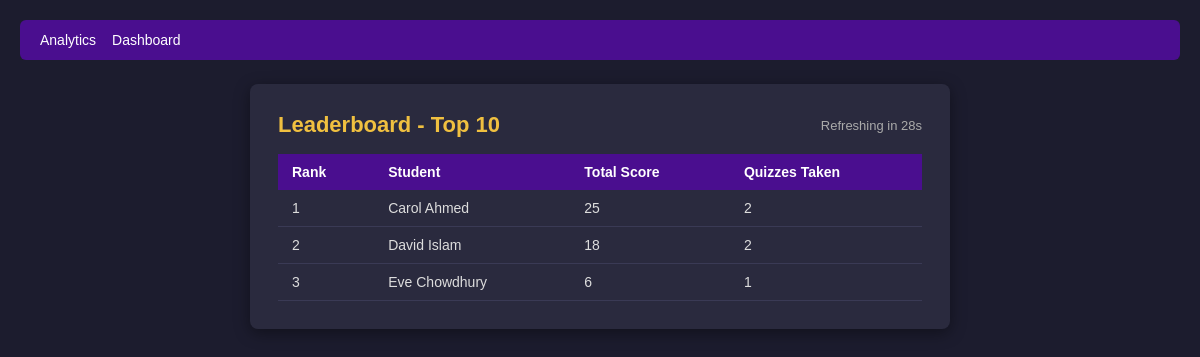
The page /view/Results_Leaderboard/leaderboard.php (signed in) on the database as committed earlier.
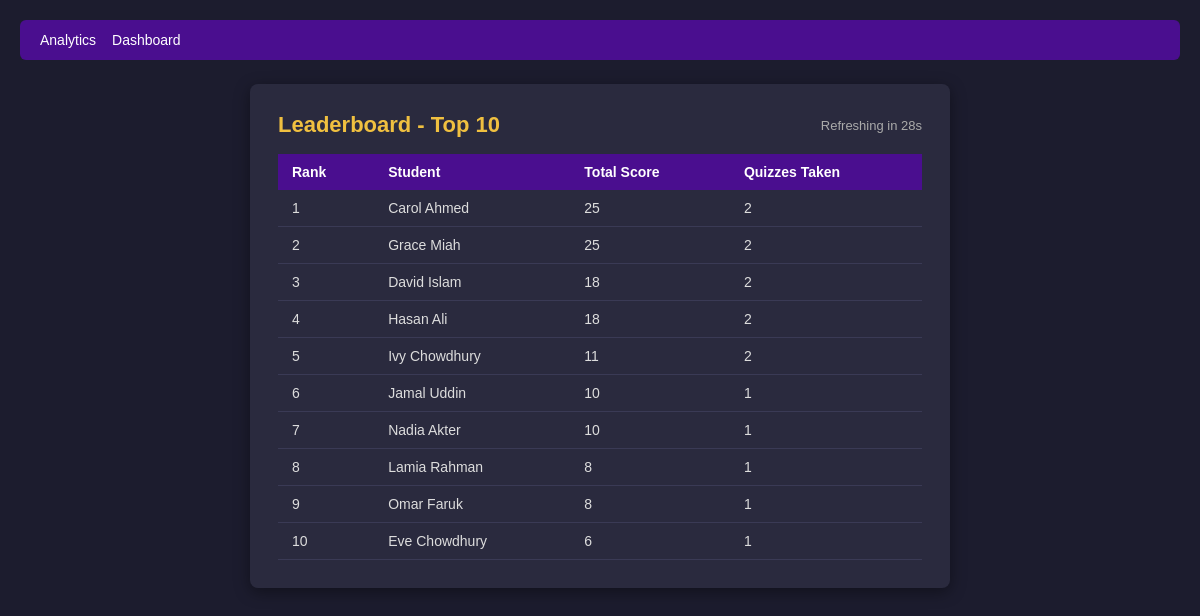
The same page on the database as committed later.
### tables this page shows
CREATE TABLE users (
    id            INT UNSIGNED  AUTO_INCREMENT PRIMARY KEY,
    name          VARCHAR(100)  NOT NULL,
    email         VARCHAR(150)  NOT NULL UNIQUE,
    password_hash VARCHAR(255)  NOT NULL,
    role          ENUM('student','instructor','admin')
                                NOT NULL DEFAULT 'student',
    is_active     TINYINT(1)    NOT NULL DEFAULT 1,
    created_at    TIMESTAMP     NOT NULL DEFAULT CURRENT_TIMESTAMP
);

### controller/LeaderboardController.php (called while the page is built, shortened)
<?php
require_once __DIR__ . "/../model/leaderboardModel.php";
$user_role = $_SESSION["user_role"] ?? "";
$leaders = getLeaderboard();
foreach ($leaders as $index => $leader) {
    $leaders[$index]["rank"] = $index + 1;
}

### model/leaderboardModel.php (called while the page is built, shortened)
<?php
function getLeaderboard()
{
    $connection = get_database_connection();
    $sql= "SELECT u.id, u.name, SUM(a.score) AS total_score, COUNT(a.id) AS total_attempts " . "FROM attempts a " . "JOIN users u ON u.id = a.student_id " . "WHERE a.completed_at IS NOT NULL " . "AND a.score IS NOT NULL " . "GROUP BY u.id, u.name " . "ORDER BY total_score DESC, total_attempts DESC, u.name ASC " . "LIMIT 10";
    $result= $connection->query($sql);
    $leaders= $result->fetch_all(MYSQLI_ASSOC);
    return $leaders;
}
?>

### view/Results_Leaderboard/leaderboard.php (the view, shortened to what this page needs)
<?php
require_once __DIR__ . "/../../controller/LeaderboardController.php";
 ?>
<!DOCTYPE html>
<html lang="en">
<head>
    <link rel="stylesheet" href="style/leaderboard.css">
</head>
<body>
<nav>
    <?php if ($user_role === "student"): ?>
        <a href="my_results.php">My Results</a>
        <a href="../student/dashboard.php">Dashboard</a>
    <?php elseif ($user_role === "instructor"): ?>
        <a href="analytics.php">Analytics</a>
        <a href="../quiz_builder/dashboard.php">Dashboard</a>
    <?php endif; ?>
</nav>
<div class="container">
    <div class="refresh-row">
        <h2>Leaderboard - Top 10</h2>
        <span id="refresh-countdown">Refreshing in 30s</span>
    </div>
    <table>
        <thead>
            <tr>
                <th>Rank</th><th>Student</th><th>Total Score</th><th>Quizzes Taken</th>
            </tr>
        </thead>
        <tbody id="leaderboard-body">
            <?php if (empty($leaders)): ?>
                <tr><td colspan="4" style="text-align:center;">No data yet.</td></tr>
            <?php else: ?>
                <?php foreach ($leaders as $leader): ?>
                <tr>
                    <td><?php echo (int)$leader["rank"]; ?></td>
                    <td><?php echo htmlspecialchars($leader["name"]); ?></td>
                    <td><?php echo htmlspecialchars($leader["total_score"]); ?></td>
                    <td><?php echo htmlspecialchars($leader["total_attempts"]); ?></td>
                </tr>
                <?php endforeach; ?>
            <?php endif; ?>
        </tbody>
    </table>
</div>
</body>
</html>

### view/Results_Leaderboard/style/leaderboard.css (style rules this page uses)
* { box-sizing: border-box; margin: 0; padding: 0; }
body { font-family: Arial, sans-serif; background: #1c1c2e; padding: 20px; color: #eee; }
nav { background: #4a0e8f; padding: 12px 20px; margin-bottom: 24px; border-radius: 6px; display: flex; gap: 16px; }
nav a { color: #fff; text-decoration: none; font-size: 14px; }
.container { max-width: 700px; margin: 0 auto; background: #2a2a3e; padding: 28px; border-radius: 8px; box-shadow: 0 4px 16px rgba(0, 0, 0, 0.4); }
.refresh-row { display: flex; justify-content: space-between; align-items: center; margin-bottom: 16px; }
h2 { color: #f0c040; font-size: 22px; }
#refresh-countdown { font-size: 13px; color: #aaa; }
table { width: 100%; border-collapse: collapse; font-size: 14px; }
th { background: #4a0e8f; color: #fff; padding: 10px 14px; text-align: left; }
td { padding: 10px 14px; border-bottom: 1px solid #3a3a55; color: #ddd; }

Rows that differ between the two databases and show on the page:
added users: rank "2", name "Grace Miah", total_score "25", total_attempts "2"
computed for users "David Islam": rank "2" → "3"
added users: rank "4", name "Hasan Ali", total_score "18", total_attempts "2"
added users: rank "5", name "Ivy Chowdhury", total_score "11", total_attempts "2"
added users: rank "6", name "Jamal Uddin", total_score "10", total_attempts "1"
added users: rank "7", name "Nadia Akter", total_score "10", total_attempts "1"
added users: rank "8", name "Lamia Rahman", total_score "8", total_attempts "1"
added users: rank "9", name "Omar Faruk", total_score "8", total_attempts "1"
computed for users "Eve Chowdhury": rank "3" → "10"
